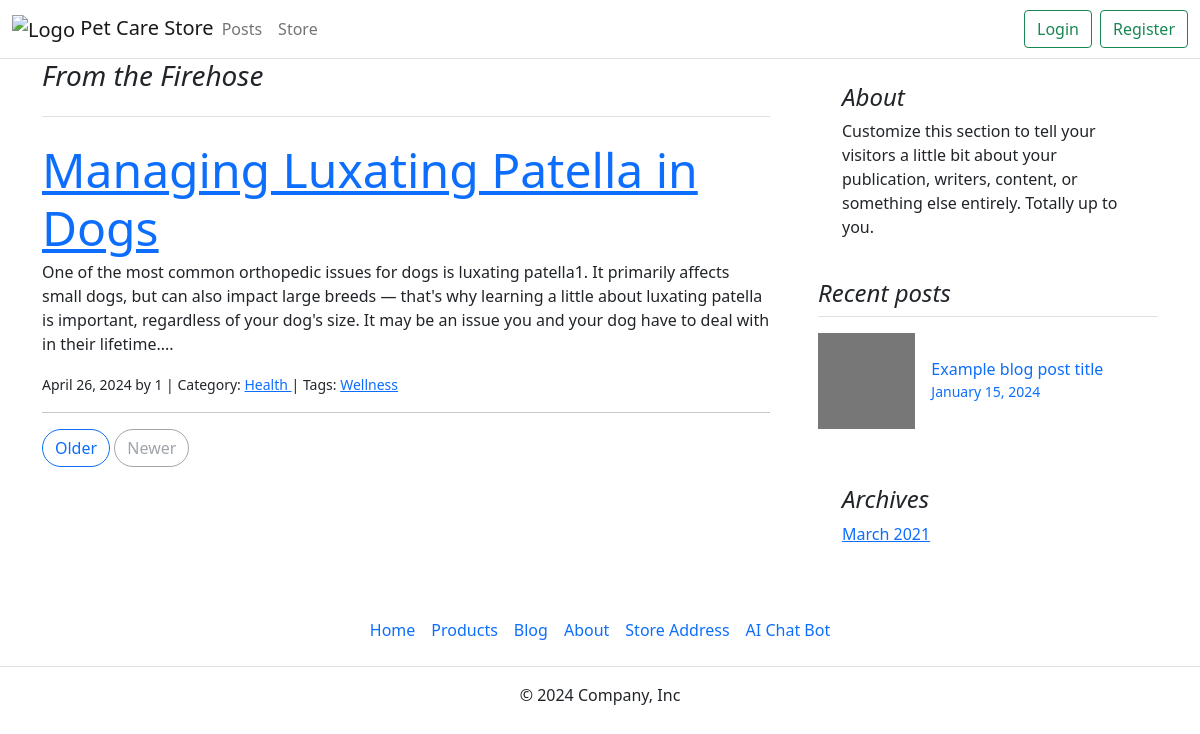
Screenshot of /blog/tag/Wellness/ with the database file from the repository.
### blog/models.py (models this page shows, shortened)
class Post(models.Model):
    title = models.CharField(max_length=255)
    body = models.TextField()
    created_on = models.DateTimeField(auto_now_add=True)
    last_modified = models.DateTimeField(auto_now=True)
    author = models.ForeignKey(Author, on_delete=models.CASCADE)
    categories = models.ManyToManyField("Category", related_name="posts")
    tags = models.ManyToManyField("Tag", related_name="posts")

class Author(models.Model):
    user = models.OneToOneField(User, on_delete=models.CASCADE)
    def __str__(self):
        return self.user.username

class Category(models.Model):
    name = models.CharField(max_length=30)
    class Meta:
        verbose_name_plural = "categories"

class Tag(models.Model):
    name = models.CharField(max_length=30)
    class Meta:
        verbose_name_plural = "tags"

### blog/views.py (the view)
# urls.py: path("tag/<tag>/", views.blog_tag, name="blog_tag"),
def blog_tag(request, tag):
    posts = Post.objects.filter(
        tags__name__contains=tag
    ).order_by("-created_on")
    context = {
        "tag": tag,
        "posts": posts,
    }
    return render(request, "blog/tag.html", context)

### templates/blog/tag.html (shortened to what this page needs)
{% extends "blog/index.html" %}

### templates/blog/index.html
{% extends "bbbase.html" %}
{% block page_content %}
    {% block posts %}
        <main class="container">
            <div class="row g-5">
              <div class="col-md-8">
                <h3 class="pb-4 mb-4 fst-italic border-bottom">
                  From the Firehose
                </h3>
                {% for post in posts %}
                <article class="blog-post">
                  <h2 class="display-5 link-body-emphasis mb-1">
                    <a href="{% url 'blog_detail' post.pk %}">{{ post.title }}</a>
                  </h2>
                  <p>{{ post.body | slice:":400" }}...</p>
                  <small>
                    {{ post.created_on.date }} by {{ post.author }} | Category:
                    {% for category in post.categories.all %}
                        <a href="{% url 'blog_category' category.name %}">
                            {{ category.name }}
                        </a>
                    {% endfor %}
                    | Tags:
                    {% for tag in post.tags.all %}
                        <a href="{% url 'blog_tag' tag.name %}">
                            {{ tag.name }}
                        </a>
                    {% endfor %}
                </small>
                  <hr>
                </article>
                {% endfor %}
                <nav class="blog-pagination" aria-label="Pagination">
                  <a class="btn btn-outline-primary rounded-pill" href="#">Older</a>
                  <a class="btn btn-outline-secondary rounded-pill disabled" aria-disabled="true">Newer</a>
                </nav>
              </div>
              <div class="col-md-4">
                <div class="position-sticky" style="top: 2rem;">
                  <div class="p-4 mb-3 bg-body-tertiary rounded">
                    <h4 class="fst-italic">About</h4>
                    <p class="mb-0">Customize this section to tell your visitors a little bit about your publication, writers, content, or something else entirely. Totally up to you.</p>
                  </div>
                  <div>
                    <h4 class="fst-italic">Recent posts</h4>
                    <ul class="list-unstyled">
                      <li>
                        <a class="d-flex flex-column flex-lg-row gap-3 align-items-start align-items-lg-center py-3 link-body-emphasis text-decoration-none border-top" href="#">
                          <svg class="bd-placeholder-img" width="100%" height="96" xmlns="http://www.w3.org/2000/svg" aria-hidden="true" preserveAspectRatio="xMidYMid slice" focusable="false"><rect width="100%" height="100%" fill="#777"></rect></svg>
                          <div class="col-lg-8">
                            <h6 class="mb-0">Example blog post title</h6>
                            <small class="text-body-secondary">January 15, 2024</small>
                          </div>
                        </a>
                      </li>
                    </ul>
                  </div>
                  <div class="p-4">
                    <h4 class="fst-italic">Archives</h4>
                    <ol class="list-unstyled mb-0">
                      <li><a href="#">March 2021</a></li>
                    </ol>
                  </div>
                </div>
              </div>
            </div>
          </main>
    {% endblock posts %}
{% endblock page_content %}

### rows the page displays
Post: title "Managing Luxating Patella in Dogs", body "One of the most common orthopedic issues for dogs is luxating patella1. It primarily affects small dogs, but can also impact large breeds — that's why learning a little about luxating patella is important, regardless of your dog's size. It may be an issue you and your dog have to deal with in their lifetime.", created_on "April 26, 2024", author "1"
Category: name "Health"
Tag: name "Wellness"
